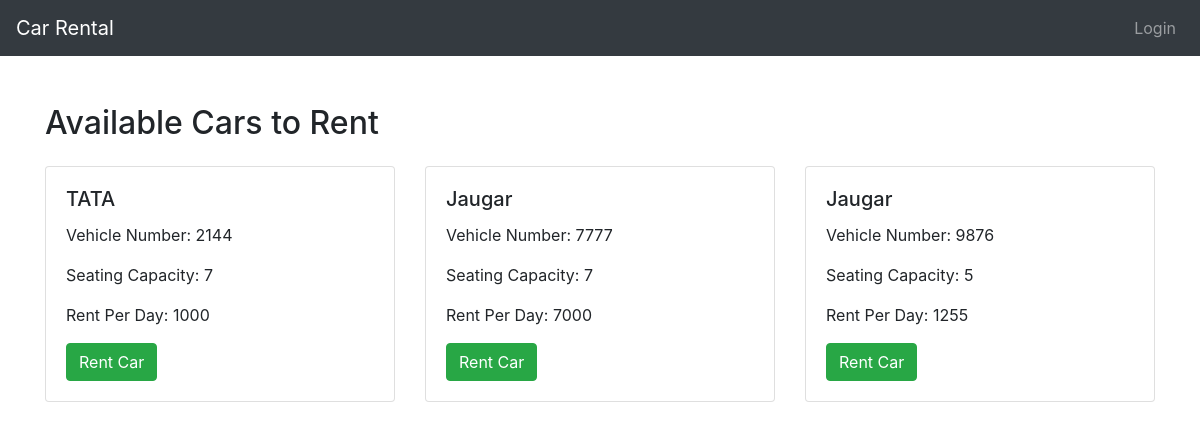
The app's page /availablecars.php with its own data.
### tables this page shows
CREATE TABLE `cardetails` (
  `id` int(11) NOT NULL,
  `vehicle_model` varchar(50) NOT NULL,
  `vehicle_number` varchar(50) NOT NULL,
  `seating_capacity` varchar(50) NOT NULL,
  `rent_per_day` varchar(100) NOT NULL
);

### availablecars.php (the view, shortened to what this page needs)
<?php
$con = new mysqli("localhost", "root", "", "carrental");
$sql = "SELECT * FROM cardetails";
$result = $con->query($sql);
?>
<!DOCTYPE html>
<html lang="en">
<head>
    <link rel="stylesheet" href="https://stackpath.bootstrapcdn.com/bootstrap/4.5.2/css/bootstrap.min.css">
</head>
<body>
    <nav class="navbar navbar-expand-lg navbar-dark bg-dark">
        <a class="navbar-brand" href="index.html">Car Rental</a>
        <div class="collapse navbar-collapse justify-content-end" id="navbarNav">
            <ul class="navbar-nav">
                <li class="nav-item">
                    <?php if (isset($_SESSION['customer_logged_in']) && $_SESSION['customer_logged_in'] === true): ?>
                        <a class="nav-link" href="logout.php">Logout</a>
                    <?php else: ?>
                        <a class="nav-link" href="customerlogin.html">Login</a>
                    <?php endif; ?>
                </li>
            </ul>
        </div>
    </nav>
    <div class="container mt-5">
        <h2 class="mb-4">Available Cars to Rent</h2>
        <div class="row">
            <?php
            if ($result->num_rows > 0) {
                while ($row = $result->fetch_assoc()) {
            ?>
            <div class="col-md-4 mb-4">
                <div class="card">
                    <div class="card-body">
                        <h5 class="card-title"><?php echo $row['vehicle_model']; ?></h5>
                        <p class="card-text">Vehicle Number: <?php echo $row['vehicle_number']; ?></p>
                        <p class="card-text">Seating Capacity: <?php echo $row['seating_capacity']; ?></p>
                        <p class="card-text">Rent Per Day: <?php echo $row['rent_per_day']; ?></p>
                        <form method="post" action="rent_car.php">
                            <button type="submit" class="btn btn-success">Rent Car</button>
                        </form>
                    </div>
                </div>
            </div>
            <?php
                }
            } else {
                echo "<p>No cars found.</p>";
            }
            ?>
        </div>
    </div>
</body>
</html>

### records on screen
cardetails: vehicle_model "TATA", vehicle_number "2144", seating_capacity "7", rent_per_day "1000"
cardetails: vehicle_model "Jaugar", vehicle_number "7777", seating_capacity "7", rent_per_day "7000"
cardetails: vehicle_model "Jaugar", vehicle_number "9876", seating_capacity "5", rent_per_day "1255"
